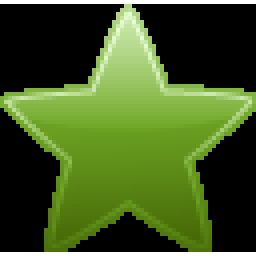
//> input picture modules/highgui/src/files_Qt/Milky/64/111.png, 64 x 64 px (shown 4 times larger)
$ ./main19_invcomp   (built with g++ and OpenCV 4)
//> lines starting //> are read from the running program, lines starting //| are printed output that depends on the picture; pictures that were not available may be replaced by others from this repository, and a replacement may not be noted
### modules/cvutil/test/cvinvcomp_.h
// [59 lines of commented-out code are left out]

#include "cxcore.h"
#include "cv.h"
#include "cvext_c.h"
#include "cvtracker.h"

// extern void printminmax(CvMat *);

class CvInvComp
{
  CvMat * img_dx;
  CvMat * img_dy;
  CvMat * dW_dp;
  CvMat * IWxp;
  CvMat * warp_p;

  CvMat * error_img;
  CvMat * nabla_Ix;
  CvMat * nabla_Iy;
  CvMat * VI_dW_dp;
  CvMat * H;
  CvMat * H_inv;
  CvMat * sd_delta_p;
  CvMat * delta_p;

  CvMat * delta_M;
  CvMat * delta_M_inv;
  CvMat * warp_M;
  CvMat * comp_M;

 public:
  CvInvComp():
      img_dx(NULL), img_dy(NULL), dW_dp(NULL),
      IWxp(NULL), warp_p(NULL),
      error_img(NULL),
      nabla_Ix(NULL), nabla_Iy(NULL),
      VI_dW_dp(NULL), H(NULL), H_inv(NULL),
      sd_delta_p(NULL), delta_p(NULL),
      delta_M(NULL), delta_M_inv(NULL), warp_M(NULL), comp_M(NULL)
  {

  }

  ~CvInvComp()
  {
    cvReleaseMat(&img_dx);
    cvReleaseMat(&img_dy);
    cvReleaseMat(&dW_dp);
    cvReleaseMat(&IWxp);
    cvReleaseMat(&warp_p);
    cvReleaseMat(&error_img);
    cvReleaseMat(&nabla_Ix);
    cvReleaseMat(&nabla_Iy);
    cvReleaseMat(&VI_dW_dp);
    cvReleaseMat(&H);
    cvReleaseMat(&H_inv);
    cvReleaseMat(&sd_delta_p);
    cvReleaseMat(&delta_p);
    cvReleaseMat(&delta_M);
    cvReleaseMat(&delta_M_inv);
    cvReleaseMat(&warp_M);
    cvReleaseMat(&comp_M);
  }

  // [456 lines left out: functions init_a, affine_ic, affine_fa, jacobian_a, warp_a, sd_images and 2 more, not called in this run]

};

### modules/cvutil/test/main19_invcomp.cpp
/**
 * @file   main19_invcomp.cpp
 * @author Liangfu Chen <liangfu.chen@cn.fix8.com>
 * @date   Mon Dec 24 16:10:59 2012
 *
 * @brief
 *
 *
 */

#include "highgui.h"
#include "cvinvcomp_.h"

int main(int argc, char * argv[])
{
  // IplImage * img = cvLoadImage("../data/takeo.pgm", 0);
  IplImage * img2 = cvLoadImage("../data/111.png", 0);
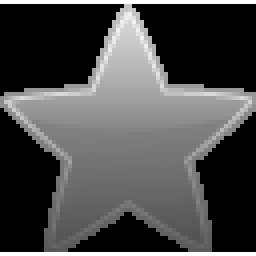
//> img2: 64 rows x 64 cols, CV_8UC1 (shown 4 times larger); min 0, max 255, mean 73.9
  IplImage * img3 = cvLoadImage("../data/222.png", 0);
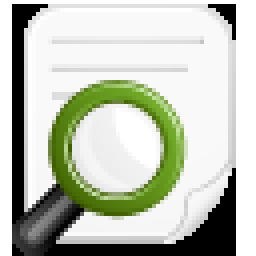
//> input picture modules/highgui/src/files_Qt/Milky/64/10.png, 64 x 64 px, given in place of 222.png, which was not available (shown 4 times larger)
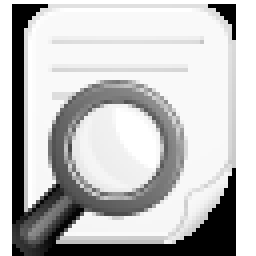
//> img3: 64 rows x 64 cols, CV_8UC1 (shown 4 times larger); min 0, max 255, mean 192.8
  CvMat mat_stub, * mat, submat_stub, * submat, * init_p;
  CvMat * mat32f, * submat32f;
  const int maxiter=200;
  CvInvComp invcomp;

  mat = cvCloneMat(cvGetMat(img3, &mat_stub));
  // submat = cvCloneMat(cvGetSubRect(mat, &submat_stub,
  //                                  cvRect(50, 90, 50, 50)));
//> (the run ends here: the program stops with an error, at `submat = cvCloneMat(cvGetSubRect(img2, &submat_stub,`)
